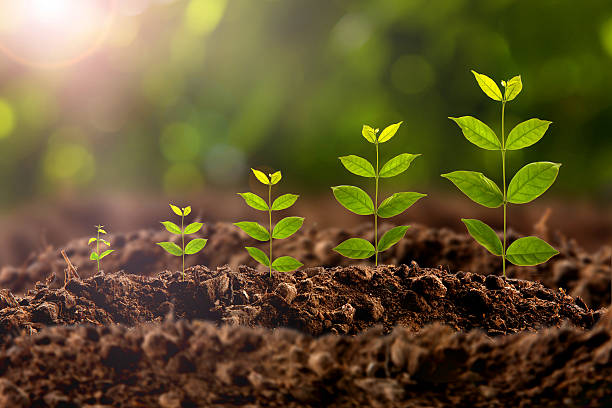
#> input picture Image_processing_study/images/plant.jpg, 612 x 408 px, found by its file name
$ python hist_simplified.py
#> lines starting #> are read from the running program, lines starting #| are printed output that depends on the picture
import numpy as np
import cv2
import matplotlib.pyplot as plt

def showimg(image):
    cv2.imshow("iwin",image)
    cv2.waitKey(0)
image =cv2.imread("/../images/plant.jpg",0)
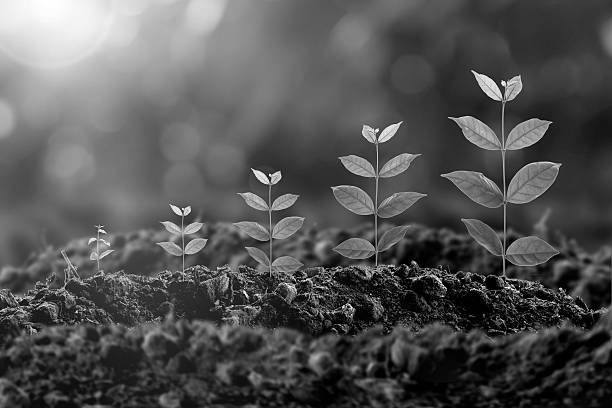
#> image: shape (408, 612); min 0, max 255, mean 84.4
image.shape

#Histogram equalization
equ = cv2.equalizeHist(image)
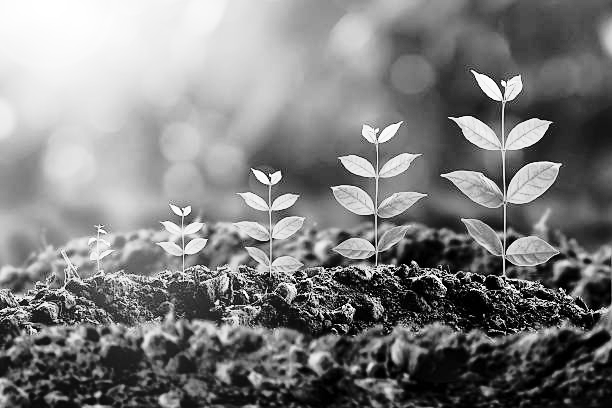
#> equ: shape (408, 612); min 0, max 255, mean 126.3

res = np.hstack((image,equ ))
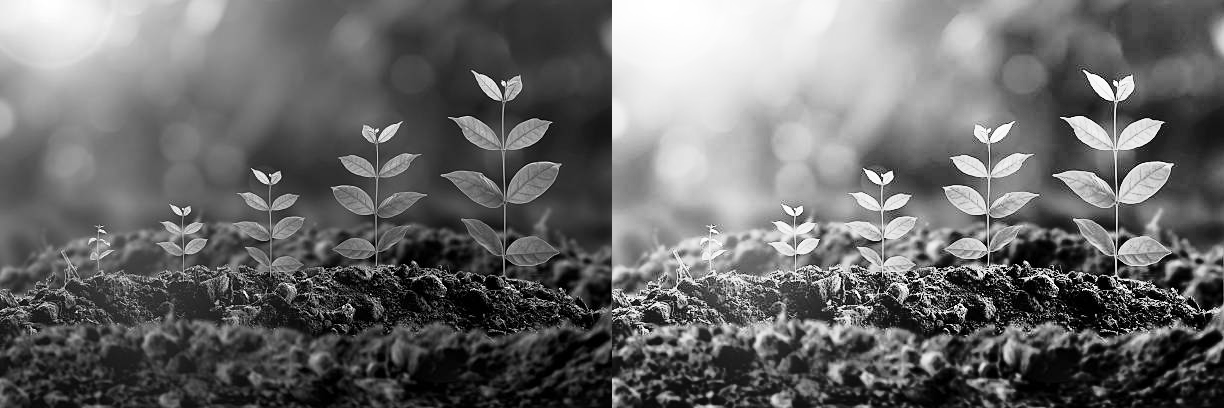
#> res: shape (408, 1224); min 0, max 255, mean 105.3
showimg(res)


#CLAHE Contrast Limited Adaptive Histogram Equalization

clahe = cv2.createCLAHE(clipLimit=3.0, tileGridSize=(8,8))
c1 = clahe.apply(image)
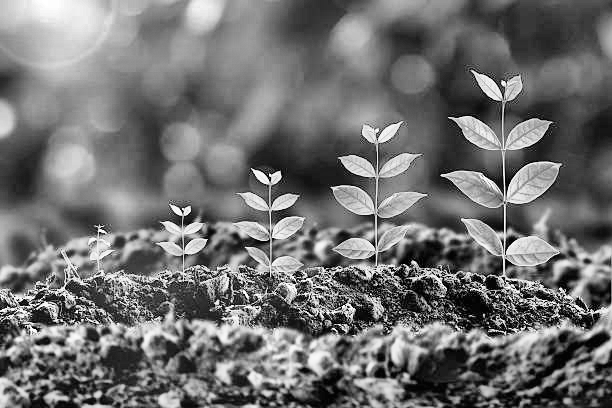
#> c1: shape (408, 612); min 0, max 255, mean 112.6

clahe_res = np.hstack((image,c1))
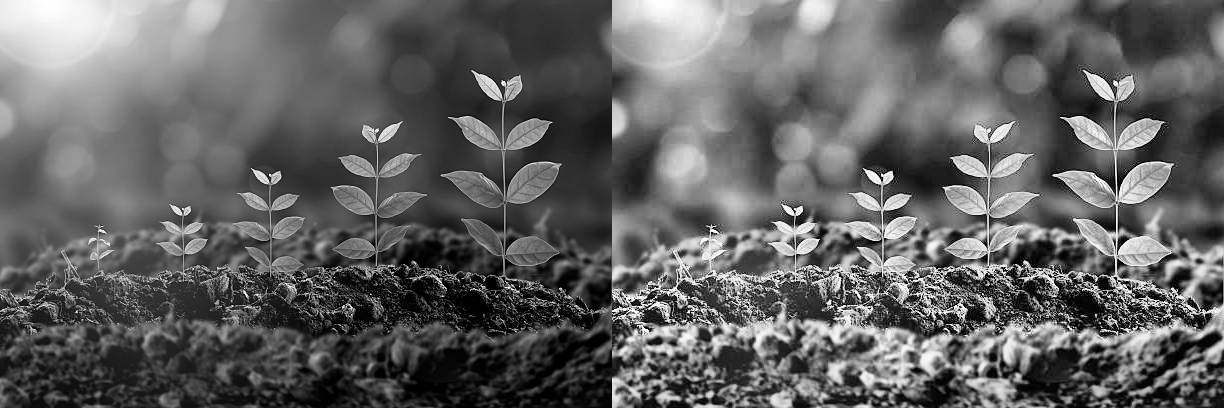
#> clahe_res: shape (408, 1224); min 0, max 255, mean 98.5

showimg(clahe_res)


#hist for each channel
#> (the run stopped early here; a loop or call above may not have finished)

$ run again, with Image_processing_study/images/beach.jpg copied over Image_processing_study/images/plant.jpg
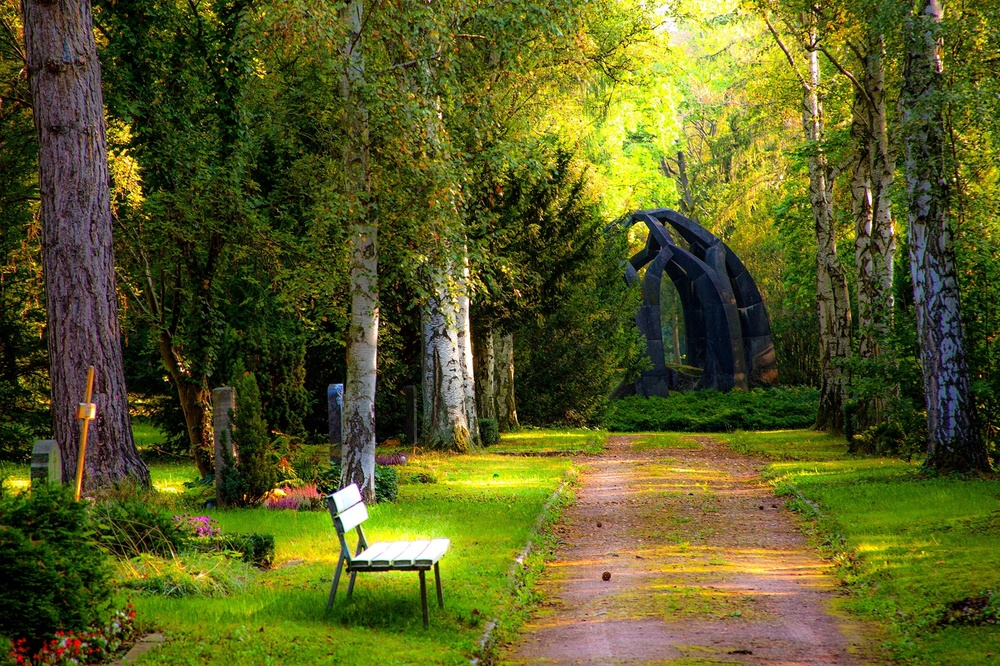
#> input picture Image_processing_study/images/beach.jpg, 1000 x 666 px, shrunk from 2000 x 1333 before the run, found by its file name
#> `c1 = clahe.apply(image)`:
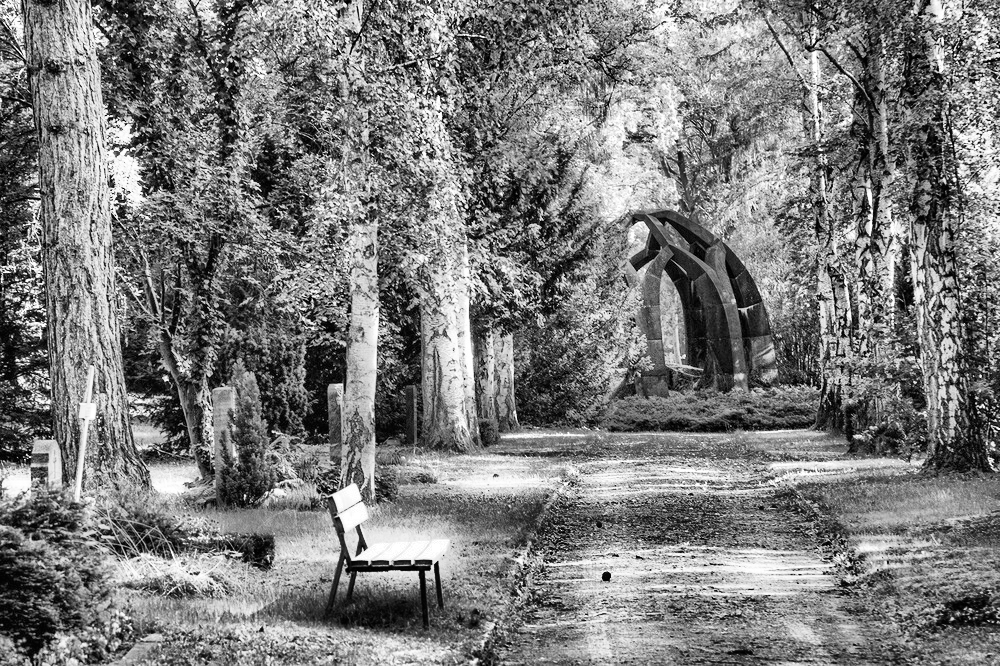
#> c1: shape (666, 1000); min 0, max 255, mean 123.9
#> `clahe_res = np.hstack((image,c1))`:
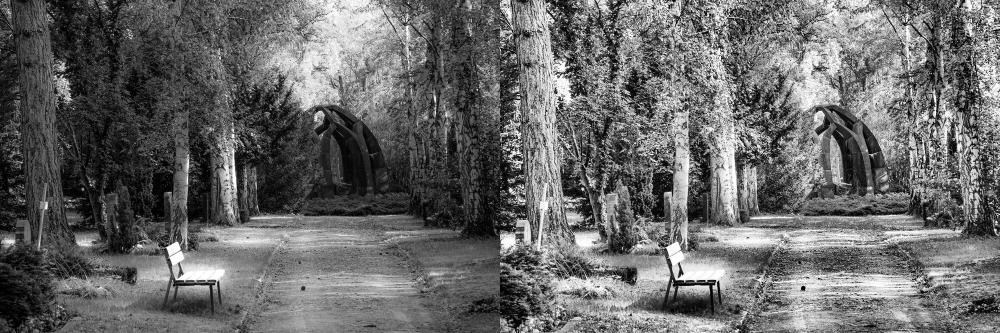
#> clahe_res: shape (666, 2000) (shown at 1/2 size); min 0, max 255, mean 104.1

$ run again, with Image_processing_study/images/fall.jpg copied over Image_processing_study/images/plant.jpg
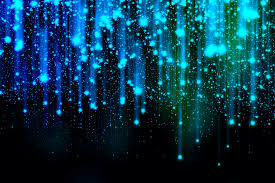
#> input picture Image_processing_study/images/fall.jpg, 275 x 183 px, found by its file name
#> `c1 = clahe.apply(image)`:
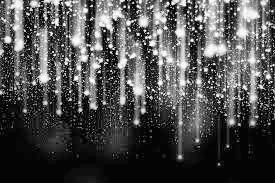
#> c1: shape (183, 275); min 1, max 254, mean 77.2
#> `clahe_res = np.hstack((image,c1))`:
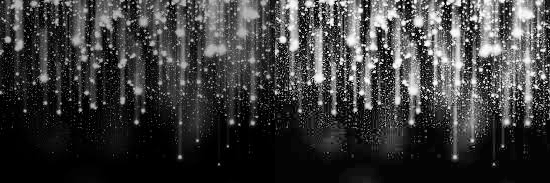
#> clahe_res: shape (183, 550); min 0, max 254, mean 59.1
